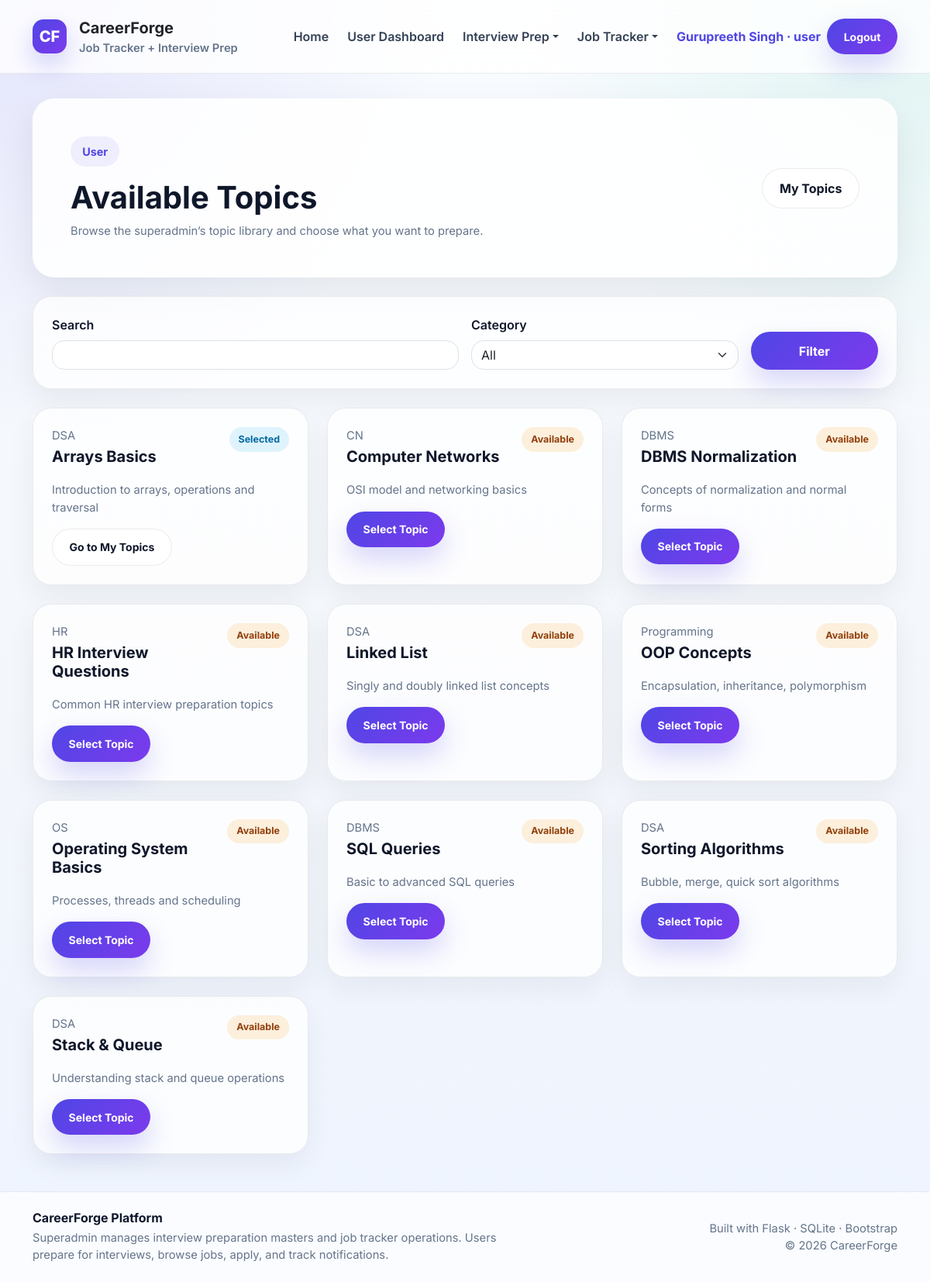
Page /user/available-topics (signed in) on the committed database.
### tables this page shows
CREATE TABLE master_prep_topics (
            id INTEGER PRIMARY KEY AUTOINCREMENT,
            topic_name TEXT NOT NULL UNIQUE,
            category TEXT,
            description TEXT,
            created_by INTEGER,
            created_at TIMESTAMP DEFAULT CURRENT_TIMESTAMP, is_active INTEGER DEFAULT 1,
            FOREIGN KEY (created_by) REFERENCES users(id)
        );

### app.py (the view)
@app.route("/user/available-topics")
@login_required
@role_required("user")
def available_topics():
    db = get_db()
    user_id = session.get("user_id")
    search = request.args.get("search", "").strip()
    category = request.args.get("category", "").strip()
    query = """
        SELECT mpt.*,
               CASE WHEN ust.id IS NOT NULL THEN 1 ELSE 0 END AS already_selected
        FROM master_prep_topics mpt
        LEFT JOIN user_selected_topics ust
          ON ust.topic_id = mpt.id AND ust.user_id = ?
        WHERE mpt.is_active = 1
    """
    params = [user_id]
    if search:
        query += " AND (mpt.topic_name LIKE ? OR mpt.category LIKE ?)"
        params.extend([f"%{search}%", f"%{search}%"])
    if category:
        query += " AND mpt.category = ?"
        params.append(category)
    query += " ORDER BY mpt.topic_name ASC"
    topics = db.execute(query, params).fetchall()
    categories = db.execute(
        """
        SELECT DISTINCT category FROM master_prep_topics
        WHERE is_active = 1 AND category IS NOT NULL AND category != ''
        ORDER BY category ASC
        """
    ).fetchall()
    return render_template(
        "available_topics.html",
        topics=topics,
        search=search,
        category=category,
        categories=categories,
    )

### app.py (called while the page is built)
def get_db():
    if "db" not in g:
        g.db = sqlite3.connect(DATABASE)
        g.db.row_factory = sqlite3.Row
        g.db.execute("PRAGMA foreign_keys = ON")
    return g.db

def login_required(f):
    @wraps(f)
    def decorated_function(*args, **kwargs):
        if "user_id" not in session:
            flash("Please login first.", "warning")
            return redirect(url_for("login"))
        return f(*args, **kwargs)
    return decorated_function

def role_required(required_role):
    def decorator(f):
        @wraps(f)
        def decorated_function(*args, **kwargs):
            if "user_id" not in session:
                flash("Please login first.", "warning")
                return redirect(url_for("login"))
            if session.get("role") != required_role:
                flash("You are not authorized to access this page.", "danger")
                return redirect(url_for("login"))
            return f(*args, **kwargs)
        return decorated_function
    return decorator

@app.context_processor
def inject_user():
    unread_notifications = 0
    if "user_id" in session:
        try:
            db = get_db()
            unread_notifications = db.execute(
                """
                SELECT COUNT(*) AS count
                FROM notifications
                WHERE user_id = ? AND is_read = 0
                """,
                (session.get("user_id"),),
            ).fetchone()["count"]
        except Exception:
            unread_notifications = 0
    return {
        "current_user_name": session.get("full_name"),
        "current_user_role": session.get("role"),
        "current_user_id": session.get("user_id"),
        "is_logged_in": "user_id" in session,
        "unread_notifications_count": unread_notifications,
    }

### templates/available_topics.html (shortened to what this page needs)
{% extends "base.html" %}
{% block content %}
<section class="glass-card p-4 p-md-5 mb-4">
  <div class="d-flex flex-column flex-lg-row justify-content-between align-items-lg-center gap-3">
    <div><span class="section-pill">User</span><h1 class="fw-bold mt-3 mb-2">Available Topics</h1><p class="small-muted mb-0">Browse the superadmin’s topic library and choose what you want to prepare.</p></div>
    <a href="{{ url_for('my_topics') }}" class="btn btn-light-soft">My Topics</a>
  </div>
</section>
<section class="soft-card p-4 mb-4">
  <form method="GET">
    <div class="row g-3 align-items-end">
      <div class="col-md-6"><label class="form-label fw-semibold">Search</label><input type="text" name="search" value="{{ search }}" class="form-control rounded-4"></div>
      <div class="col-md-4"><label class="form-label fw-semibold">Category</label><select name="category" class="form-select rounded-4"><option value="">All</option></select></div>
      <div class="col-md-2 d-grid"><button type="submit" class="btn btn-primary-soft">Filter</button></div>
    </div>
  </form>
</section>
<section class="row g-4">
{% for topic in topics %}
  <div class="col-md-6 col-xl-4">
    <div class="soft-card p-4 h-100">
      <div class="d-flex justify-content-between align-items-start gap-3 mb-3">
        <div>
          <div class="small-muted mb-1">{{ topic.category if topic.category else 'General' }}</div>
          <h5 class="fw-bold mb-1">{{ topic.topic_name }}</h5>
        </div>
        {% if topic.already_selected %}
          <span class="status-badge status-user">Selected</span>
        {% else %}
          <span class="status-badge status-admin">Available</span>
        {% endif %}
      </div>
      <p class="small-muted">{{ topic.description if topic.description else 'No description added.' }}</p>
      {% if topic.already_selected %}
        <a href="{{ url_for('my_topics') }}" class="btn btn-light-soft btn-sm">Go to My Topics</a>
      {% else %}
        <form method="POST" action="{{ url_for('select_topic', topic_id=topic.id) }}">
          <button type="submit" class="btn btn-primary-soft btn-sm">Select Topic</button>
        </form>
      {% endif %}
    </div>
  </div>
{% else %}
  <div class="col-12"><div class="soft-card p-4 text-center small-muted">No topics available.</div></div>
{% endfor %}
</section>
{% endblock %}

### templates/base.html (style rules this page uses)
:root { --text: #0f172a; --muted: #64748b; --line: rgba(15, 23, 42, 0.08); --card: rgba(255, 255, 255, 0.88); --primary: #4f46e5; --primary-2: #7c3aed; --success: #059669; --warning: #d97706; --danger: #dc2626; }
body { margin: 0; font-family: "Inter", sans-serif; color: var(--text); background: radial-gradient(circle at top left, rgba(79, 70, 229, 0.12), transparent 28%), radial-gradient(circle at top right, rgba(16, 185, 129, 0.10), transparent 26%), linear-gradient(180deg, #f8fbff 0%, #f4f7fb 48%, #eef4ff 100%); min-height: 100vh; }
.btn-primary-soft { background: linear-gradient(135deg, var(--primary), var(--primary-2)); color: #fff; border: none; border-radius: 999px; font-weight: 700; padding: 0.8rem 1.35rem; box-shadow: 0 16px 34px rgba(79, 70, 229, 0.22); }
.btn-light-soft { background: rgba(255, 255, 255, 0.9); color: var(--text); border: 1px solid var(--line); border-radius: 999px; font-weight: 700; padding: 0.8rem 1.35rem; }
.glass-card { background: var(--card); border: 1px solid rgba(255, 255, 255, 0.7); box-shadow: 0 18px 45px rgba(15, 23, 42, 0.08); border-radius: 28px; }
.soft-card { background: rgba(255, 255, 255, 0.76); border: 1px solid var(--line); border-radius: 24px; box-shadow: 0 14px 36px rgba(15, 23, 42, 0.06); }
.section-pill { display: inline-flex; align-items: center; gap: .5rem; border-radius: 999px; padding: .55rem .95rem; background: rgba(79, 70, 229, 0.08); color: var(--primary); font-size: .9rem; font-weight: 700; }
.status-badge { border-radius: 999px; padding: .4rem .75rem; font-size: .78rem; font-weight: 700; display: inline-block; }
.status-user { background: rgba(14, 165, 233, .12); color: #0369a1; }
.status-admin { background: rgba(245, 158, 11, .14); color: #92400e; }
.small-muted { color: var(--muted); font-size: .92rem; }

### rows in the picture
master_prep_topics: category "DSA", topic_name "Arrays Basics", shows "Selected", description "Introduction to arrays, operations and traversal"
master_prep_topics: category "CN", topic_name "Computer Networks", shows "Available", description "OSI model and networking basics"
master_prep_topics: category "DBMS", topic_name "DBMS Normalization", shows "Available", description "Concepts of normalization and normal forms"
master_prep_topics: category "HR", topic_name "HR Interview Questions", shows "Available", description "Common HR interview preparation topics"
master_prep_topics: category "DSA", topic_name "Linked List", shows "Available", description "Singly and doubly linked list concepts"
master_prep_topics: category "Programming", topic_name "OOP Concepts", shows "Available", description "Encapsulation, inheritance, polymorphism"
master_prep_topics: category "OS", topic_name "Operating System Basics", shows "Available", description "Processes, threads and scheduling"
master_prep_topics: category "DBMS", topic_name "SQL Queries", shows "Available", description "Basic to advanced SQL queries"
master_prep_topics: category "DSA", topic_name "Sorting Algorithms", shows "Available", description "Bubble, merge, quick sort algorithms"
master_prep_topics: category "DSA", topic_name "Stack & Queue", shows "Available", description "Understanding stack and queue operations"

### other values in the picture
{{ current_user_name }} "Gurupreeth Singh"
{{ current_user_role }} "user"
